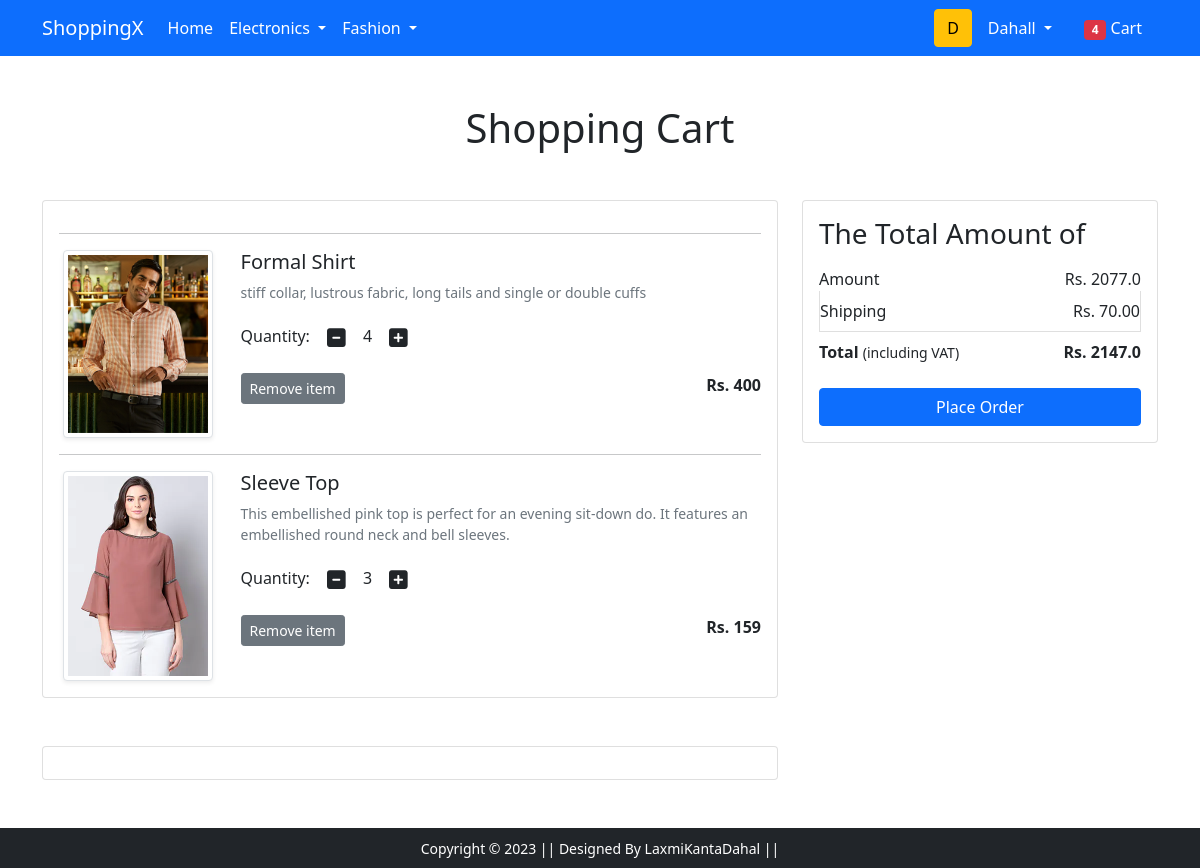
Screenshot of /cart/ (signed in) with the database file from the repository.
### app/models.py (models this page shows, shortened)
class Cart(models.Model):
    user=models.ForeignKey(User, on_delete=models.CASCADE)
    product=models.ForeignKey(Product, on_delete=models.CASCADE)
    quantity=models.PositiveIntegerField(default=1)

class Product(models.Model):
    title=models.CharField(max_length=100)
    selling_price=models.FloatField()
    discounted_price=models.IntegerField()
    description=models.TextField(blank=True)
    brand=models.CharField(max_length=100)
    category=models.CharField(choices=CATEGORY_CHOICES,max_length=2)
    product_img=models.ImageField(upload_to='productimg')

### app/views.py (the view)
# urls.py: path('cart/', views.show_cart, name='showcart'),
@login_required
def show_cart(request):
    if request.user.is_authenticated:
        user=request.user
        cart=Cart.objects.filter(user=user)
        amount=0.00
        shipping_amount=70.0
        total_amount=0.0
        cart_product=[p for p in Cart.objects.all() if p.user==user]
        if cart_product:
            for p in cart_product:
                tempamount=(p.quantity * p.product.discounted_price)
                amount+=tempamount
                total_amount=amount+shipping_amount
            return render(request,'app/addtocart.html',{'carts':cart,'total_amount':total_amount,'amount':amount})
        else:
            return render(request,'app/emptycart.html')

### app/templates/app/addtocart.html (shortened to what this page needs)
{% extends 'app/base.html' %}
{% load static %}
{% block main-content %}
<div class="container my-5">
 <div class="row">
  <h1 class="text-center mb-5">Shopping Cart</h1>
  <div class="col-sm-8">
  <div class="card">
   <div class="card-body">
    {% for cart in carts %}
    <hr>
    <div class="row">
     <div class="col-sm-3 text-center align-self-center"><img src="{{cart.product.product_img.url}}" alt="" srcset="" class="img-fluid img-thumbnail shadow-sm" height="150" width="150"> </div>
     <div class="col-sm-9">
      <div>
       <h5>{{cart.product.title}}</h5>
       <p class="mb-2 text-muted small">{{cart.product.description}}</p>
       <div class="my-3">
        <label for="quantity">Quantity:</label>
        <a class="minus-cart btn" pid="{{cart.product.id}}"><i class="fas fa-minus-square fa-lg"></i></a>
          <span id="quantity">{{cart.quantity}}</span>
        <a class="plus-cart btn" pid="{{cart.product.id}}"><i class="fas fa-plus-square fa-lg"></i></a>
       </div>
       <div class="d-flex justify-content-between">
        <a href="#" class="btn btn-sm btn-secondary mr-3 remove-cart" pid="{{cart.product.id}}">Remove item </a>
        <p class="mb-0"><span><strong>Rs. {{cart.product.discounted_price}}</strong></span></p>
       </div>
      </div>
     </div>
    </div>
    {% endfor %}
   </div>
   </div>
  </div>
  <div class="col-sm-4">
   <div class="card">
    <div class="card-body">
      <h3>The Total Amount of</h3>
      <ul class="list-group">
       <li class="list-group-item d-flex justify-content-between align-items-center border-0 px-0 pb-0">Amount<span id="amount">Rs. {{amount}}</span></li>
       <li class="list-group-item d-flex justify-content-between align-items-center px-0">Shipping<span>Rs. 70.00</span></li>
       <li class="list-group-item d-flex justify-content-between align-items-center border-0 px-0 mb-3">
        <div>
           <strong>Total</strong> <small>(including VAT)</small>
         </div>
         <span><strong><strong id="totalamount">Rs. {{total_amount}}</strong></strong></span>
       </li>
      </ul>
      <div class="d-grid"><a href="{% url 'checkout' %}" class="btn btn-primary">Place Order</a></div>
    </div>
   </div>
  </div>
 </div>
</div>
<div class="container">
 <div class="row">
  <div class="col-sm-8">
   <div class="card">
    <div class="card-body">
    </div>
  </div>
  </div>
 </div>
</div>
{% endblock main-content %}

### app/templates/app/base.html (shortened to what this page needs)
<!doctype html>
{% load static %}
<html lang="en">
  <head>
    <link href="https://cdn.jsdelivr.net/npm/bootstrap@5.0.0-beta1/dist/css/bootstrap.min.css" rel="stylesheet">
    <link rel="stylesheet" href="{% static 'app/css/owl.carousel.min.css' %}">
    <link rel="stylesheet" href="{% static 'app/css/all.min.css' %}">
    <link rel="stylesheet" href="{% static 'app/css/style.css' %}">
  </head>
  <body>
    <nav class="navbar navbar-expand-lg navbar-dark bg-primary">
     <div class="container">
       <a class="navbar-brand" href="/">ShoppingX</a>
       <div class="collapse navbar-collapse" id="navbarSupportedContent">
         <ul class="navbar-nav me-auto mb-2 mb-lg-0">
           <li class="nav-item">
             <a class="nav-link active" aria-current="page" href="/">Home</a>
           </li>
           <li class="nav-item dropdown">
             <a class="nav-link dropdown-toggle text-white" href="#" id="electronicsDropdown" role="button" data-bs-toggle="dropdown" aria-expanded="false">
               Electronics
             </a>
           </li>
           <li class="nav-item dropdown">
             <a class="nav-link dropdown-toggle text-white" href="#" id="fashionDropdown" role="button" data-bs-toggle="dropdown" aria-expanded="false">
               Fashion
             </a>
           </li>
         </ul>
         <form class="d-flex">
           <button class="btn btn-warning" type="submit"> {{ request.user.username|first|upper}}</button>
         </form>
         <div>
          <ul class="navbar-nav me-auto mb-2 mb-lg-0">
            {% if request.user.is_authenticated %}
           <li class="nav-item dropdown mx-2">
              <a class="nav-link dropdown-toggle text-white" href="#" id="profileDropdown" role="button" data-bs-toggle="dropdown" aria-expanded="false">
                {{ request.user.username|capfirst}}
              </a>
            </li>
            <li class="nav-item mx-2">
             <a href="{% url 'showcart' %}" class="nav-link text-white"><span class="badge bg-danger">4</span> Cart </a>
            </li>
            {% endif %}
          </ul>
         </div>
       </div>
     </div>
    </nav>
    {% block main-content %} {% endblock main-content %}
    <footer class="container-fluid bg-dark text-center p-2 mt-5">
        <small class="text-white">Copyright &copy; 2023 || Designed By LaxmiKantaDahal || </small>
    </footer>
  </body>
</html>

### rows the page displays
Cart: product.product_img (picture), product "Formal Shirt", product.description "stiff collar, lustrous fabric, long tails and single or double cuffs", quantity "4", product.discounted_price "400"
Cart: product.product_img (picture), product "Sleeve Top", product.description "This embellished pink top is perfect for an evening sit-down do. It features an embellished round neck and bell sleeves.", quantity "3", product.discounted_price "159"

### other values shown
{{ request.user.username|first|upper }} "D"
{{ request.user.username|capfirst }} "Dahall"
{{ amount }} "2077.0"
{{ total_amount }} "2147.0"
